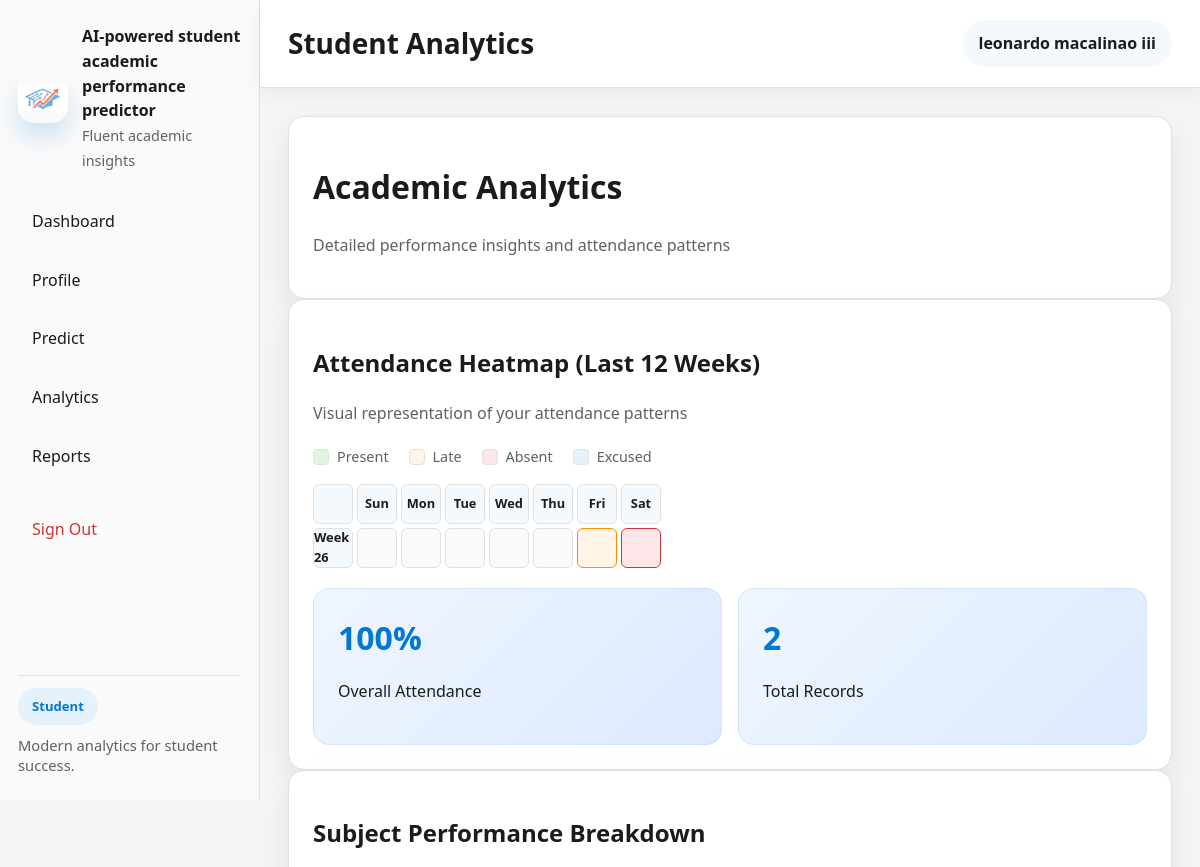
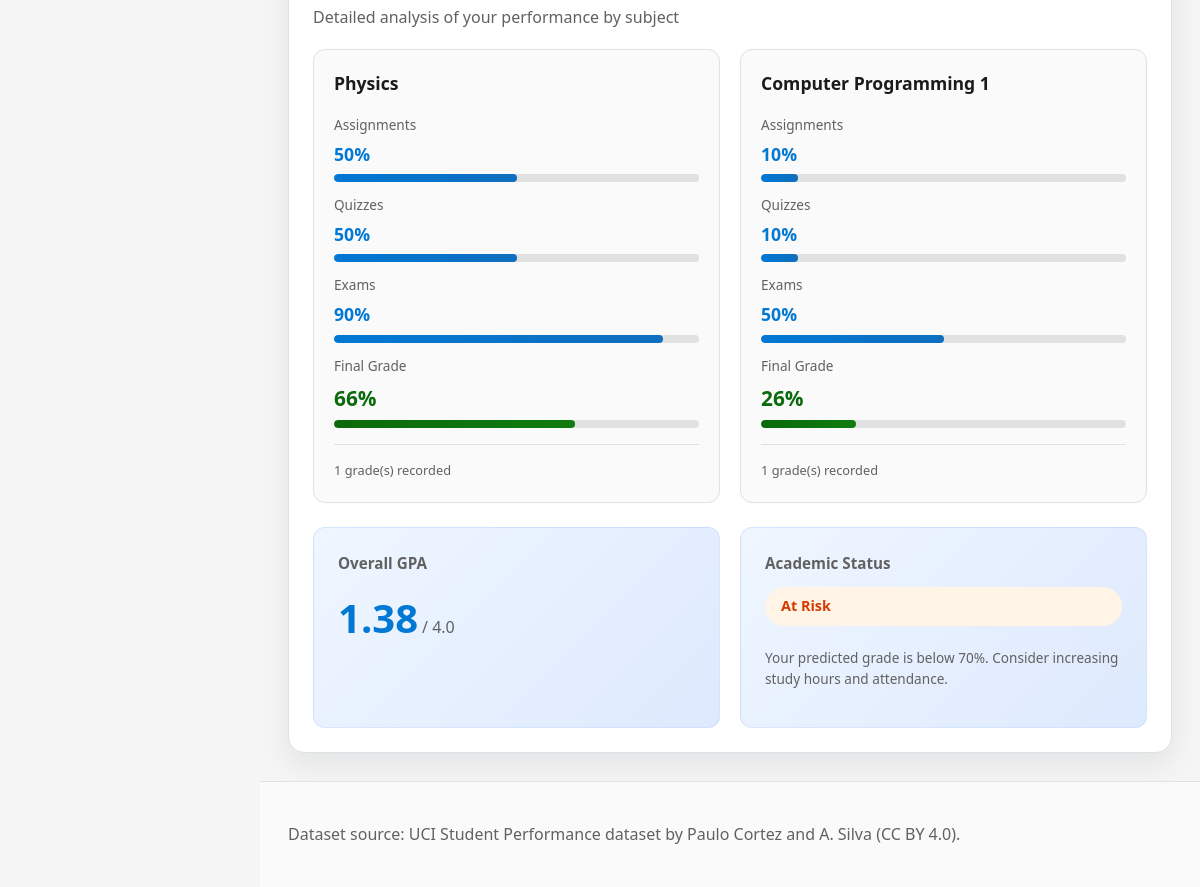
/student/analytics.php (signed in), run on the app's committed database (2 pictures, top to bottom).
### tables this page shows
CREATE TABLE `students` (
  `id` int(11) NOT NULL,
  `user_id` int(11) NOT NULL,
  `student_id` varchar(20) NOT NULL,
  `program` varchar(100) DEFAULT 'General Studies',
  `phone` varchar(20) DEFAULT '',
  `guardian_name` varchar(100) DEFAULT '',
  `attendance` int(11) DEFAULT 0,
  `study_hours` int(11) DEFAULT 0,
  `assignments` int(11) DEFAULT 0,
  `quiz_score` int(11) DEFAULT 0,
  `predicted_grade` int(11) DEFAULT 0,
  `final_grade` int(11) DEFAULT 0,
  `status` varchar(20) DEFAULT 'Active',
  `created_at` timestamp NOT NULL DEFAULT current_timestamp()
);

CREATE TABLE `grades` (
  `id` int(11) NOT NULL,
  `student_id` int(11) NOT NULL,
  `subject` varchar(50) NOT NULL,
  `assignment_score` int(11) NOT NULL,
  `quiz_score` int(11) NOT NULL,
  `exam_score` int(11) NOT NULL,
  `final_grade` int(11) NOT NULL,
  `encoded_by` int(11) NOT NULL,
  `encoded_at` timestamp NOT NULL DEFAULT current_timestamp(),
  `subject_id` int(11) DEFAULT NULL
);

### includes/functions.php (called while the page is built, shortened)
<?php
function calculate_student_gpa($studentId, $connection) {
    $stmt = $connection->prepare('
        SELECT AVG(
            CASE
                WHEN final_grade >= 90 THEN 4.0
                WHEN final_grade >= 85 THEN 3.75
                WHEN final_grade >= 80 THEN 3.5
                WHEN final_grade >= 75 THEN 3.25
                WHEN final_grade >= 70 THEN 3.0
                WHEN final_grade >= 65 THEN 2.75
                WHEN final_grade >= 60 THEN 2.5
                WHEN final_grade >= 55 THEN 2.25
                WHEN final_grade >= 50 THEN 2.0
                ELSE 0.0
            END
        ) as gpa FROM grades WHERE student_id = ?
    ');
    $stmt->bind_param('i', $studentId);
    $stmt->execute();
    $result = $stmt->get_result();
    $row = $result->fetch_assoc();
    return round($row['gpa'] ?? 0, 2);
}
function is_student_at_risk($studentId, $connection) {
    $stmt = $connection->prepare('
        SELECT
            s.predicted_grade,
            COUNT(CASE WHEN g.final_grade < 70 THEN 1 END) as low_grades,
            COUNT(*) as total_grades
        FROM students s
        LEFT JOIN grades g ON s.id = g.student_id
        WHERE s.id = ?
        GROUP BY s.id
    ');
    $stmt->bind_param('i', $studentId);
    $stmt->execute();
    $result = $stmt->get_result();
    $row = $result->fetch_assoc();
    $riskThreshold = 70;
    $lowGradeRatio = $row['total_grades'] > 0 ? ($row['low_grades'] / $row['total_grades']) : 0;
    return ($row['predicted_grade'] < $riskThreshold) || ($lowGradeRatio > 0.3);
}
function get_student_by_user_id($userId) {
    $connection = get_db_connection();
    $stmt = $connection->prepare('SELECT * FROM students WHERE user_id = ?');
    $stmt->bind_param('i', $userId);
    $stmt->execute();
    $result = $stmt->get_result();
    return $result->fetch_assoc();
}
function get_attendance_heatmap_data($studentId, $weeks = 12) {
    $connection = get_db_connection();
    $stmt = $connection->prepare('
        SELECT
            record_date,
            status,
            DAYOFWEEK(record_date) as day_of_week,
            WEEK(record_date) as week_number
        FROM attendance_records
        WHERE student_id = ?
        AND record_date >= DATE_SUB(CURDATE(), INTERVAL ? WEEK)
        ORDER BY record_date ASC
    ');
    $stmt->bind_param('ii', $studentId, $weeks);
    $stmt->execute();
    $result = $stmt->get_result();
    $heatmapData = [];
    while ($row = $result->fetch_assoc()) {
        $heatmapData[] = [
            'date' => $row['record_date'],
            'status' => $row['status'],
            'day_of_week' => (int)$row['day_of_week'],
            'week_number' => (int)$row['week_number']
        ];
    }
    return $heatmapData;
}
function get_subject_performance_breakdown($studentId) {
    $connection = get_db_connection();
    $stmt = $connection->prepare('
        SELECT
            COALESCE(s.name, g.subject) as subject_name,
            g.assignment_score,
            g.quiz_score,
            g.exam_score,
            g.final_grade,
            g.encoded_at
        FROM grades g
        LEFT JOIN subjects s ON g.subject_id = s.id
        WHERE g.student_id = ?
        ORDER BY g.encoded_at DESC
    ');
    $stmt->bind_param('i', $studentId);
    $stmt->execute();
    $result = $stmt->get_result();
    $subjectData = [];
    while ($row = $result->fetch_assoc()) {
        $subjectName = $row['subject_name'];
        if (!isset($subjectData[$subjectName])) {
            $subjectData[$subjectName] = [
                'subject_name' => $subjectName,
                'grades' => [],
                'avg_assignment' => 0,
                'avg_quiz' => 0,
                'avg_exam' => 0,
                'avg_final' => 0,
                'grade_count' => 0
            ];
        }
        $subjectData[$subjectName]['grades'][] = [
            'assignment_score' => (int)$row['assignment_score'],
            'quiz_score' => (int)$row['quiz_score'],
            'exam_score' => (int)$row['exam_score'],
            'final_grade' => (int)$row['final_grade'],
            'encoded_at' => $row['encoded_at']
        ];
        $subjectData[$subjectName]['grade_count']++;
    }
    foreach ($subjectData as &$subject) {
        if ($subject['grade_count'] > 0) {
            $totalAssignment = 0;
            $totalQuiz = 0;
            $totalExam = 0;
            $totalFinal = 0;
            foreach ($subject['grades'] as $grade) {
                $totalAssignment += $grade['assignment_score'];
                $totalQuiz += $grade['quiz_score'];
                $totalExam += $grade['exam_score'];
                $totalFinal += $grade['final_grade'];
            }
            $subject['avg_assignment'] = round($totalAssignment / $subject['grade_count'], 1);
            $subject['avg_quiz'] = round($totalQuiz / $subject['grade_count'], 1);
            $subject['avg_exam'] = round($totalExam / $subject['grade_count'], 1);
        }
    }
    return array_values($subjectData);
}

### student/analytics.php (the view, shortened to what this page needs)
<?php
require_once __DIR__ . '/../includes/header.php';
$user = require_login(['student']);
$connection = get_db_connection();
$student = get_student_by_user_id($user['id']);
$attendanceData = get_attendance_heatmap_data($student['id'], 12);
$subjectPerformance = get_subject_performance_breakdown($student['id']);
$gpa = calculate_student_gpa($student['id'], $connection);
$atRisk = is_student_at_risk($student['id'], $connection);
?>
<div class="card">
    <h1>Academic Analytics</h1>
    <p class="text-muted">Detailed performance insights and attendance patterns</p>
</div>
<div class="card">
    <h2>Attendance Heatmap (Last 12 Weeks)</h2>
    <p class="text-muted">Visual representation of your attendance patterns</p>
    <?php if (empty($attendanceData)): ?>
        <div class="alert alert--info">
            No attendance records found for the selected period.
        </div>
    <?php else: ?>
        <div class="heatmap-container">
            <div class="heatmap-legend">
                <span class="legend-item"><span class="legend-color legend-present"></span> Present</span>
                <span class="legend-item"><span class="legend-color legend-late"></span> Late</span>
                <span class="legend-item"><span class="legend-color legend-absent"></span> Absent</span>
                <span class="legend-item"><span class="legend-color legend-excused"></span> Excused</span>
            </div>
            <div class="heatmap-grid">
                <?php
                $heatmapGrid = [];
                $dayNames = ['Sun', 'Mon', 'Tue', 'Wed', 'Thu', 'Fri', 'Sat'];
                foreach ($attendanceData as $record) {
                    $week = $record['week_number'];
                    $day = $record['day_of_week'] - 1;
                    if (!isset($heatmapGrid[$week])) {
                        $heatmapGrid[$week] = array_fill(0, 7, null);
                    }
                    $heatmapGrid[$week][$day] = $record['status'];
                }
                $weeks = array_keys($heatmapGrid);
                sort($weeks);
                echo '<div class="heatmap-row">';
                echo '<div class="heatmap-cell heatmap-header"></div>';
                foreach ($dayNames as $dayName) {
                    echo '<div class="heatmap-cell heatmap-header">' . htmlspecialchars($dayName) . '</div>';
                }
                echo '</div>';
                foreach ($weeks as $week) {
                    echo '<div class="heatmap-row">';
                    echo '<div class="heatmap-cell heatmap-header">Week ' . htmlspecialchars($week) . '</div>';
                    for ($day = 0; $day < 7; $day++) {
                        $status = $heatmapGrid[$week][$day] ?? null;
                        $class = 'heatmap-cell';
                        if ($status) {
                            $class .= ' heatmap-' . strtolower($status);
                        } else {
                            $class .= ' heatmap-empty';
                        }
                        echo '<div class="' . $class . '" title="' . htmlspecialchars($status ?? 'No record') . '"></div>';
                    }
                    echo '</div>';
                }
                ?>
            </div>
            <div class="heatmap-stats">
                <div class="stat">
                    <h3><?php echo $student['attendance']; ?>%</h3>
                    <p>Overall Attendance</p>
                </div>
                <div class="stat">
                    <h3><?php echo count($attendanceData); ?></h3>
                    <p>Total Records</p>
                </div>
            </div>
        </div>
    <?php endif; ?>
</div>
<div class="card">
    <h2>Subject Performance Breakdown</h2>
    <p class="text-muted">Detailed analysis of your performance by subject</p>
    <?php if (empty($subjectPerformance)): ?>
        <div class="alert alert--info">
            No grade records found. Please ask your teacher to encode your grades.
        </div>
    <?php else: ?>
        <div class="subject-performance-container">
            <?php foreach ($subjectPerformance as $subject): ?>
                <div class="subject-card">
                    <h3><?php echo htmlspecialchars($subject['subject_name']); ?></h3>
                    <div class="subject-stats">
                        <div class="subject-stat">
                            <span class="stat-label">Assignments</span>
                            <span class="stat-value"><?php echo $subject['avg_assignment']; ?>%</span>
                            <div class="progress-bar">
                                <div class="progress-fill" style="width: <?php echo $subject['avg_assignment']; ?>%;"></div>
                            </div>
                        </div>
                        <div class="subject-stat">
                            <span class="stat-label">Quizzes</span>
                            <span class="stat-value"><?php echo $subject['avg_quiz']; ?>%</span>
                            <div class="progress-bar">
                                <div class="progress-fill" style="width: <?php echo $subject['avg_quiz']; ?>%;"></div>
                            </div>
                        </div>
                        <div class="subject-stat">
                            <span class="stat-label">Exams</span>
                            <span class="stat-value"><?php echo $subject['avg_exam']; ?>%</span>
                            <div class="progress-bar">
                                <div class="progress-fill" style="width: <?php echo $subject['avg_exam']; ?>%;"></div>
                            </div>
                        </div>
                        <div class="subject-stat">
                            <span class="stat-label">Final Grade</span>
                            <span class="stat-value stat-value--highlight"><?php echo $subject['avg_final']; ?>%</span>
                            <div class="progress-bar">
                                <div class="progress-fill progress-fill--highlight" style="width: <?php echo $subject['avg_final']; ?>%;"></div>
                            </div>
                        </div>
                    </div>
                    <div class="subject-meta">
                        <span class="meta-item"><?php echo $subject['grade_count']; ?> grade(s) recorded</span>
                    </div>
                </div>
            <?php endforeach; ?>
        </div>
        <div class="performance-summary">
            <div class="summary-card">
                <h3>Overall GPA</h3>
                <div class="gpa-display">
                    <span class="gpa-value"><?php echo $gpa; ?></span>
                    <span class="gpa-scale">/ 4.0</span>
                </div>
            </div>
            <div class="summary-card">
                <h3>Academic Status</h3>
                <div class="status-display">
                    <?php if ($atRisk): ?>
                        <span class="status-badge status-badge--warning">At Risk</span>
                        <p class="text-muted small">Your predicted grade is below 70%. Consider increasing study hours and attendance.</p>
                    <?php else: ?>
                        <span class="status-badge status-badge--success">On Track</span>
                        <p class="text-muted small">You are maintaining good academic standing.</p>
                    <?php endif; ?>
                </div>
            </div>
        </div>
    <?php endif; ?>
</div>
<?php require_once __DIR__ . '/../includes/footer.php'; ?>

### data on the page
students: attendance "100"
grades: subject_name "Physics", avg_assignment "50", avg_quiz "50", exam_score "90", final_grade "66", grade_count "1"
grades: subject_name "Computer Programming 1", avg_assignment "10", avg_quiz "10", exam_score "50", final_grade "26", grade_count "1"

### other printed values
$user['role'] "Student"
$pageTitle "Student Analytics"
$user['full_name'] "leonardo macalinao iii"
$dayName "Sun"
$dayName "Mon"
$dayName "Tue"
$dayName "Wed"
$dayName "Thu"
$dayName "Fri"
$dayName "Sat"
$week "26"
count($attendanceData) "2"
$gpa "1.38"
